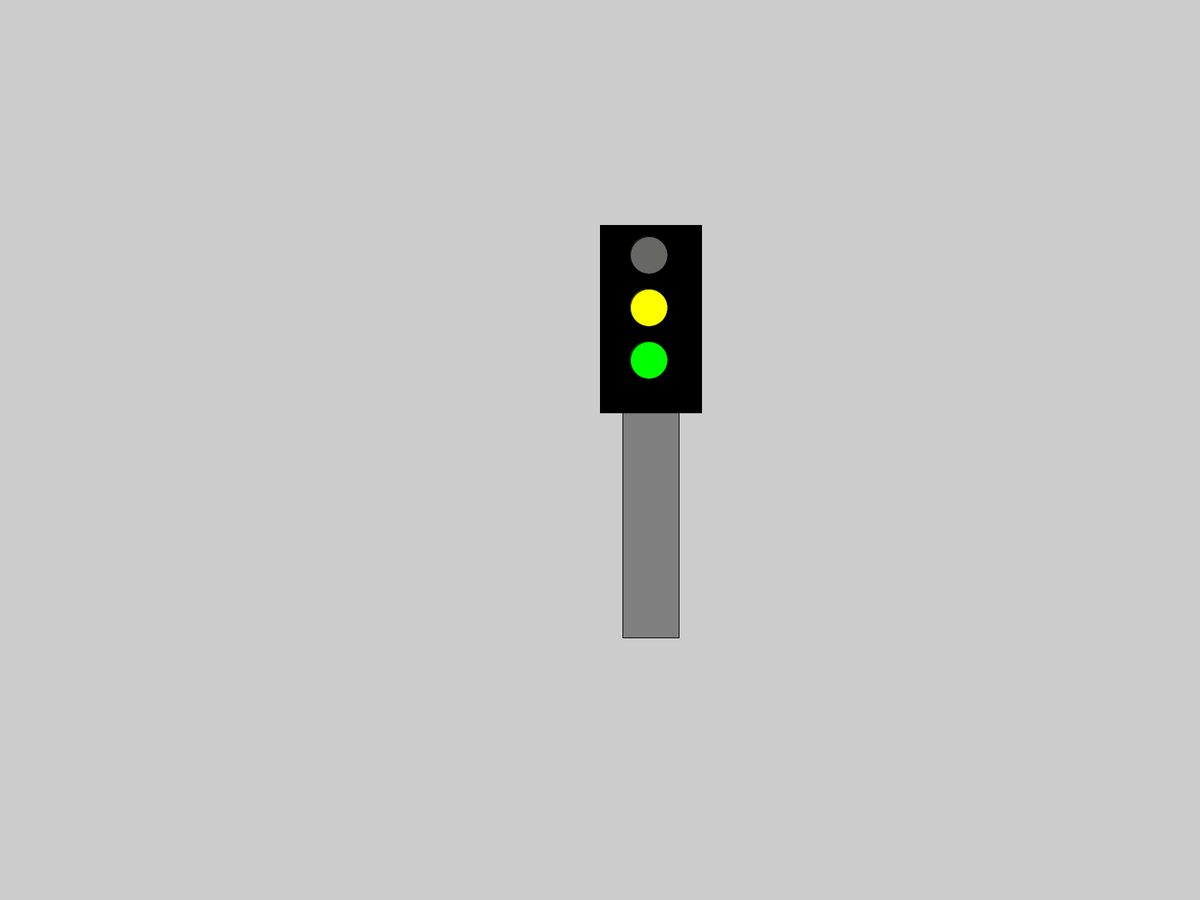
Frame 1 (no input)
Frame 60 (the mouse pressed at the canvas centre just before this capture): identical to frame 1, image omitted
Frame 120 (the mouse held since frame 60 and released just before this capture): identical to frame 1, image omitted

The Processing sketch that drew this single still picture (run headless with seeded random() and noise(); from frame 60 on, the mouse is pressed at the canvas centre):

// Processing sketch: TaskThere
// ── TaskThere.pde
color fillRed = color(255, 0, 0);
color fillYellow = color(255, 255, 0);
color fillGreen = color(0, 255, 0);
int backgroundColor = (255);
color turnedOffColor = color(103, 103, 102);
float x = 0;
float speed = 0.5;

void setup()
{
  fullScreen();
  frameRate(5);
}

void draw()
{
  fill(0);
  rect(800, 300, 135, 250);

  // Traffic light pole
  fill(127);
  rect(830, 550, 75, 300);


  // red circle
  x = x + speed;
  if ((x > 90) || (x < 0))
  {
    speed = speed *-1;
    stroke(0);
    fill(fillRed);
    ellipse(865, 340, 50, 50);
  } 
  else
  {
    stroke(0);
    fill(turnedOffColor);
    ellipse(865, 340, 50, 50);
  }
  

  // yellow circle
  stroke(0);
  fill(fillYellow);
  ellipse(865, 410, 50, 50);

  // green circle

  x = x + speed;
  if ((x < 40) || (x < 0))
  {
    speed = speed +1;
    stroke(0);
    fill(fillGreen);
    ellipse(865, 480, 50, 50);
  } 
  else
  {
    stroke(0);
    fill(turnedOffColor);
    ellipse(865, 480, 50, 50);
  }
}
